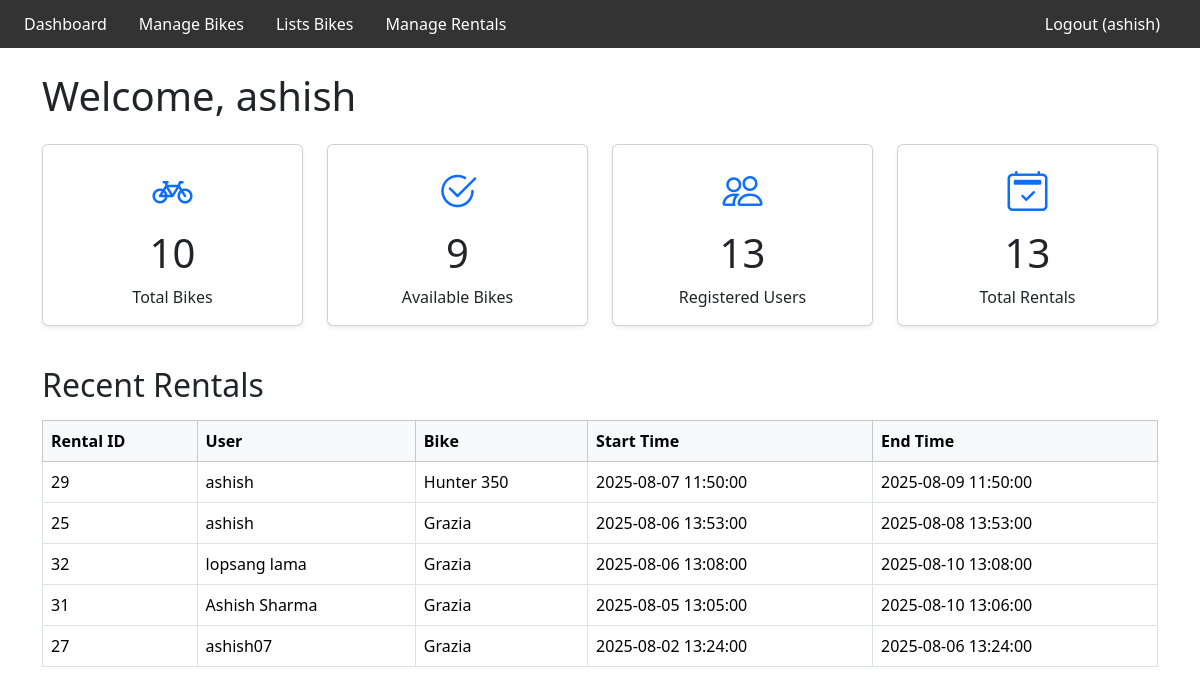
Page /bike/admin/admin_dashboard.php (signed in) on the committed database.
### tables this page shows
CREATE TABLE `rentals` (
  `rental_id` int(11) NOT NULL,
  `user_id` int(11) NOT NULL,
  `bike_id` int(11) NOT NULL,
  `start_time` datetime DEFAULT current_timestamp(),
  `end_time` datetime DEFAULT NULL,
  `price` decimal(10,2) NOT NULL DEFAULT 0.00,
  `address` varchar(255) DEFAULT NULL,
  `created_by_admin` int(11) DEFAULT NULL,
  `updated_by_admin` int(11) DEFAULT NULL,
  `status` varchar(20) NOT NULL DEFAULT 'pending',
  `user_latitude` double DEFAULT NULL,
  `user_longitude` double DEFAULT NULL,
  `distance_km` double DEFAULT NULL
);

CREATE TABLE `users` (
  `user_id` int(11) NOT NULL,
  `name` varchar(100) NOT NULL,
  `email` varchar(100) NOT NULL,
  `password` varchar(255) NOT NULL,
  `created_at` timestamp NOT NULL DEFAULT current_timestamp()
);

CREATE TABLE `bikes` (
  `bike_id` int(11) NOT NULL,
  `type` varchar(50) NOT NULL,
  `brand` varchar(100) NOT NULL,
  `status` enum('available','rented','maintenance') NOT NULL DEFAULT 'available',
  `last_update` timestamp NOT NULL DEFAULT current_timestamp(),
  `image` longblob DEFAULT NULL,
  `name` varchar(100) NOT NULL,
  `price` decimal(10,2) NOT NULL DEFAULT 0.00,
  `mileage` decimal(5,2) DEFAULT NULL,
  `cc` int(11) DEFAULT NULL,
  `description` text DEFAULT NULL
);

### bike/admin/admin_dashboard.php (the view, shortened to what this page needs)
<?php
$conn = new mysqli('localhost', 'root', '', 'bike_rental');
$counts = [];
$total_bikes_result = $conn->query("SELECT COUNT(*) AS total_bikes FROM bikes");
if ($total_bikes_result) {
    $row = $total_bikes_result->fetch_assoc();
    $counts['total_bikes'] = $row['total_bikes'];
} else {
    $counts['total_bikes'] = 0;
}
$available_bikes_result = $conn->query("SELECT COUNT(*) AS available_bikes FROM bikes WHERE status='available'");
if ($available_bikes_result) {
    $row = $available_bikes_result->fetch_assoc();
    $counts['available_bikes'] = $row['available_bikes'];
} else {
    $counts['available_bikes'] = 0;
}
$total_users_result = $conn->query("SELECT COUNT(*) AS total_users FROM users");
if ($total_users_result) {
    $row = $total_users_result->fetch_assoc();
    $counts['total_users'] = $row['total_users'];
} else {
    $counts['total_users'] = 0;
}
$total_rentals_result = $conn->query("SELECT COUNT(*) AS total_rentals FROM rentals");
if ($total_rentals_result) {
    $row = $total_rentals_result->fetch_assoc();
    $counts['total_rentals'] = $row['total_rentals'];
} else {
    $counts['total_rentals'] = 0;
}
$recent = [];
$sql = "
  SELECT
    r.rental_id,
    u.name   AS user_name,
    b.name   AS bike_name,
    r.start_time,
    r.end_time
  FROM rentals r
  JOIN users  u ON r.user_id = u.user_id
  JOIN bikes  b ON r.bike_id = b.bike_id
  ORDER BY r.start_time DESC
  LIMIT 5
";
$res = $conn->query($sql);
while ($r = $res->fetch_assoc()) {
    $recent[] = $r;
}
?>
<?php include 'admin_navbar.php'; ?>
<!DOCTYPE html>
<html lang="en">
<head>
  <link href="https://cdn.jsdelivr.net/npm/bootstrap@5.3.2/dist/css/bootstrap.min.css" rel="stylesheet">
  <link rel="stylesheet" href="https://cdn.jsdelivr.net/npm/bootstrap-icons@1.10.5/font/bootstrap-icons.css">
</head>
<body>
  <div class="container mt-4">
    <h1 class="mb-4">Welcome, <?php echo htmlspecialchars($_SESSION['admin_username']); ?></h1>
    <div class="row mb-4">
      <div class="col-md-3 mb-3">
        <div class="card text-center shadow-sm dashboard-card">
          <div class="card-body">
            <div class="dashboard-icon"><i class="bi bi-bicycle"></i></div>
            <h2 class="card-title display-6"><?php echo $counts['total_bikes']; ?></h2>
            <p class="card-text">Total Bikes</p>
          </div>
        </div>
      </div>
      <div class="col-md-3 mb-3">
        <div class="card text-center shadow-sm dashboard-card">
          <div class="card-body">
            <div class="dashboard-icon"><i class="bi bi-check2-circle"></i></div>
            <h2 class="card-title display-6"><?php echo $counts['available_bikes']; ?></h2>
            <p class="card-text">Available Bikes</p>
          </div>
        </div>
      </div>
      <div class="col-md-3 mb-3">
        <div class="card text-center shadow-sm dashboard-card">
          <div class="card-body">
            <div class="dashboard-icon"><i class="bi bi-people"></i></div>
            <h2 class="card-title display-6"><?php echo $counts['total_users']; ?></h2>
            <p class="card-text">Registered Users</p>
          </div>
        </div>
      </div>
      <div class="col-md-3 mb-3">
        <div class="card text-center shadow-sm dashboard-card">
          <div class="card-body">
            <div class="dashboard-icon"><i class="bi bi-calendar2-check"></i></div>
            <h2 class="card-title display-6"><?php echo $counts['total_rentals']; ?></h2>
            <p class="card-text">Total Rentals</p>
          </div>
        </div>
      </div>
    </div>
    <h2 class="mb-3">Recent Rentals</h2>
    <?php if (count($recent) === 0): ?>
      <div class="alert alert-info">No rentals yet.</div>
    <?php else: ?>
      <div class="table-responsive">
        <table class="table table-bordered table-hover align-middle">
          <thead class="table-light">
            <tr>
              <th>Rental ID</th>
              <th>User</th>
              <th>Bike</th>
              <th>Start Time</th>
              <th>End Time</th>
            </tr>
          </thead>
          <tbody>
            <?php foreach ($recent as $r): ?>
              <tr>
                <td><?php echo $r['rental_id']; ?></td>
                <td><?php echo htmlspecialchars($r['user_name']); ?></td>
                <td><?php echo htmlspecialchars($r['bike_name']); ?></td>
                <td><?php echo $r['start_time']; ?></td>
                <td><?php echo $r['end_time'] ?? '—'; ?></td>
              </tr>
            <?php endforeach; ?>
          </tbody>
        </table>
      </div>
    <?php endif; ?>
  </div>
</body>
</html>

### bike/admin/admin_navbar.php (shortened to what this page needs)
<!DOCTYPE html>
<html lang="en">
<head>
  <link href="https://cdn.jsdelivr.net/npm/bootstrap@5.3.0/dist/css/bootstrap.min.css" rel="stylesheet">
</head>
<body>
  <nav>
    <ul>
      <?php if (isset($_SESSION['admin_id'])): ?>
        <li><a href="admin_dashboard.php">Dashboard</a></li>
        <li><a href="admin_managebikes.php">Manage Bikes</a></li>
        <li><a href="admin_lists.php">Lists Bikes</a></li>
        <li><a href="admin_manage_rental.php">Manage Rentals</a></li>
        <li><a href="logout.php">Logout (<?php echo htmlspecialchars($_SESSION['admin_username']); ?>)</a></li>
      <?php else: ?>
        <li class="nav-spacer"></li>
        <li><a href="admin_login.php">Login</a></li>
        <li><a href="admin_register.php">Register</a></li>
      <?php endif; ?>
    </ul>
  </nav>
</body>
</html>

### bike/admin/admin_navbar.php (style rules this page uses)
nav { background-color: #333; padding: 0 1rem; }
nav ul { list-style: none; margin: 0; padding: 0; display: flex; align-items: center; }
nav li { margin-right: 1rem; }
nav a { color: #fff; text-decoration: none; padding: 0.75rem 0.5rem; display: block; }

### bike/admin/admin_dashboard.php (style rules this page uses)
.dashboard-card { transition: transform 0.2s, box-shadow 0.2s; }
.dashboard-icon { font-size: 2.5rem; margin-bottom: 0.5rem; color: #0d6efd; }

### rows in the picture
rentals: rental_id "29", user.name "ashish", bike.name "Hunter 350", start_time "2025-08-07 11:50:00", end_time "2025-08-09 11:50:00"
rentals: rental_id "25", user.name "ashish", bike.name "Grazia", start_time "2025-08-06 13:53:00", end_time "2025-08-08 13:53:00"
rentals: rental_id "32", user.name "lopsang lama", bike.name "Grazia", start_time "2025-08-06 13:08:00", end_time "2025-08-10 13:08:00"
rentals: rental_id "31", user.name "Ashish Sharma", bike.name "Grazia", start_time "2025-08-05 13:05:00", end_time "2025-08-10 13:06:00"
rentals: rental_id "27", user.name "ashish07", bike.name "Grazia", start_time "2025-08-02 13:24:00", end_time "2025-08-06 13:24:00"

### other values in the picture
$_SESSION['admin_username'] "ashish"
$counts['total_bikes'] "10"
$counts['available_bikes'] "9"
$counts['total_users'] "13"
$counts['total_rentals'] "13"
